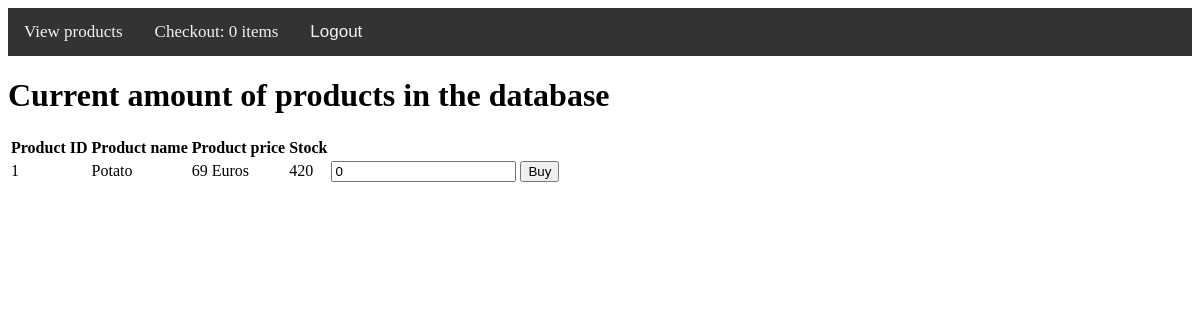
Screenshot of /viewProducts.php (signed in) with the database file from the repository.
### tables this page shows
CREATE TABLE PRODUCTS(
    Pr_ID int not null AUTO_INCREMENT,
    Pr_Name varchar(50),
    Pr_Price int,
    Pr_ItemsInStock int,
    primary key (Pr_ID)
);

### viewProducts.php (the view, shortened to what this page needs)
<?php
    include_once "navBar.php";
    if(!$_SESSION['isUserLoggedIn']) {
        die("Unauthorised, you are not an user");
    } else {?>
        <h1>Current amount of products in the database</h1>
        <table>
            <tr>
                <th>Product ID</th>
                <th>Product name</th>
                <th>Product price</th>
                <th>Stock</td>
            </tr>
            <?php
                $sqlSelect = $connection->prepare("select Pr_ID, Pr_Name, Pr_Price, Pr_ItemsInStock from PRODUCTS");
                $selectExe = $sqlSelect->execute();
                if($selectExe)
                {
                    $result = $sqlSelect->get_result();
                    while($row=$result->fetch_assoc()){
                        ?>
                        <tr>
                            <td><?=$row["Pr_ID"]?></td>
                            <td><?=$row["Pr_Name"]?></td>
                            <td><?=$row["Pr_Price"]?> Euros</td>
                            <td><?=$row["Pr_ItemsInStock"]?></td>
                            <?php if($_SESSION['isUserLoggedIn'] && $_SESSION["role"] == "admin"){?>
                                <td>
                                    <form method="post">
                                        <input type="hidden" value="<?= $row["Pr_ID"]?>" name="deletePr">
                                        <input type="submit" value="Delete">
                                    </form>
                                    <td>
                                    <form method="post">
                                        <input type="hidden" value="<?= $row["Pr_ID"]?>" name="addPr">
                                        <input type="number" value=0 name="countPr">
                                        <input type="submit" value="Add">
                                    </form>
                                </td>
                                </td>
                            <?php } else {?>
                                <td>
                                    <form method="post">
                                        <input type="number" value=0 name="countPr">
                                        <input type="submit" value="Buy">
                                    </form>
                                </td>
                            <?php }?>
                        </tr>
                        <?php
                    }
                } else {
                    echo "Something went wrong when selecting data";
                }
            ?>
        </table>
        <?php
    }
?>

### rows the page displays
products: Pr_ID "1", Pr_Name "Potato", Pr_Price "69", Pr_ItemsInStock "420"

### other values shown
$title "View products"
$title "Checkout: 0 items"
